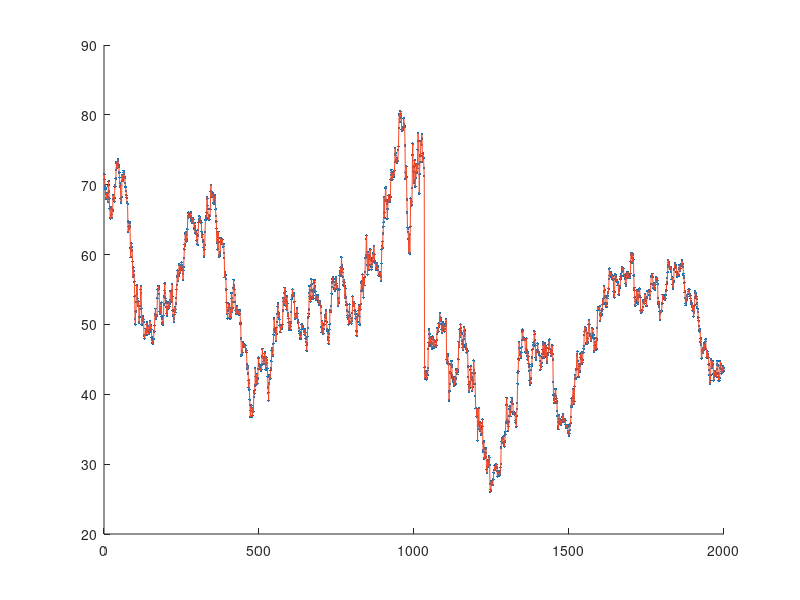

Recreate this plot in MATLAB. (Note: this script raises an error after producing the figure.)
clc
load data.txt
X  = [1:length(data)];
Y = data';
% M1 * U = M2 => U = inv(M1) * M2
hold all
plot(X,Y,'.');
k = 5;
min=10^31;
plot(X,Y,'color',rand(1,3));
for i=2:k
  i
  temp = llsq(X,Y,i);
  if temp < min
   min = temp;
   min_i = i;
  end
end
min_i
